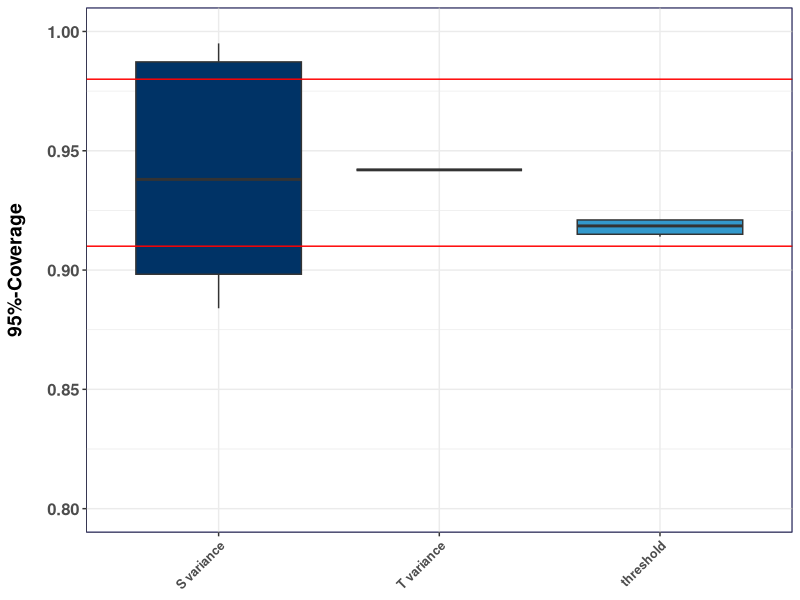
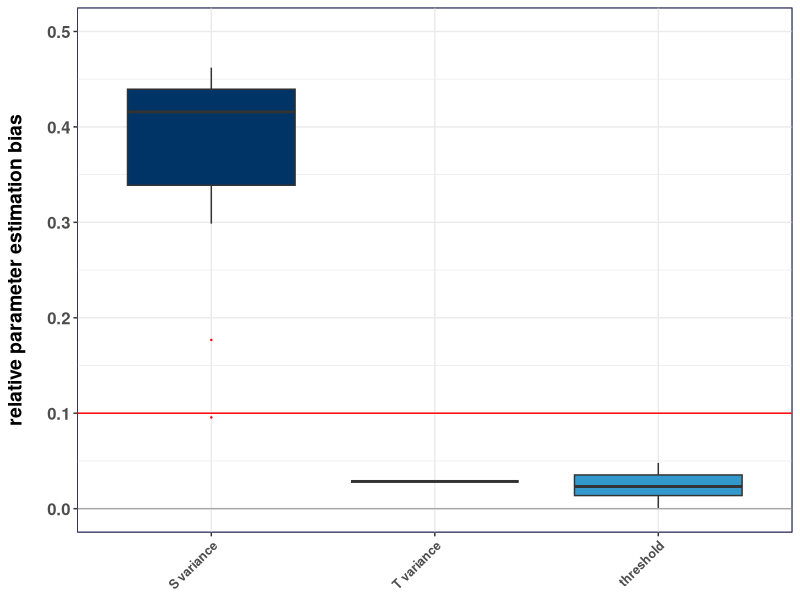
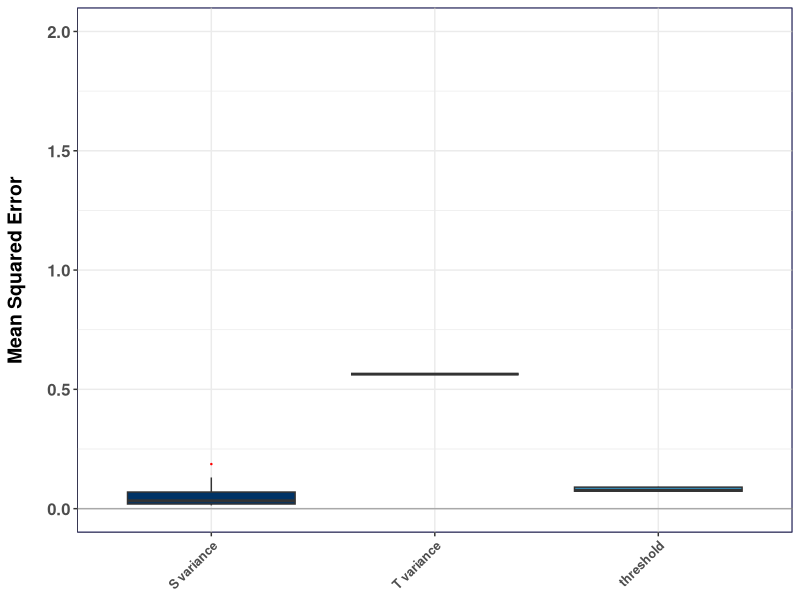
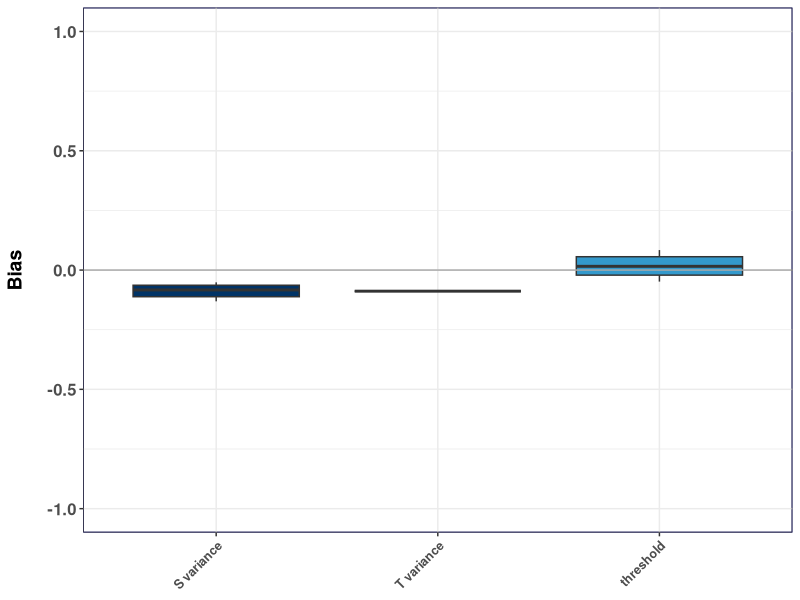
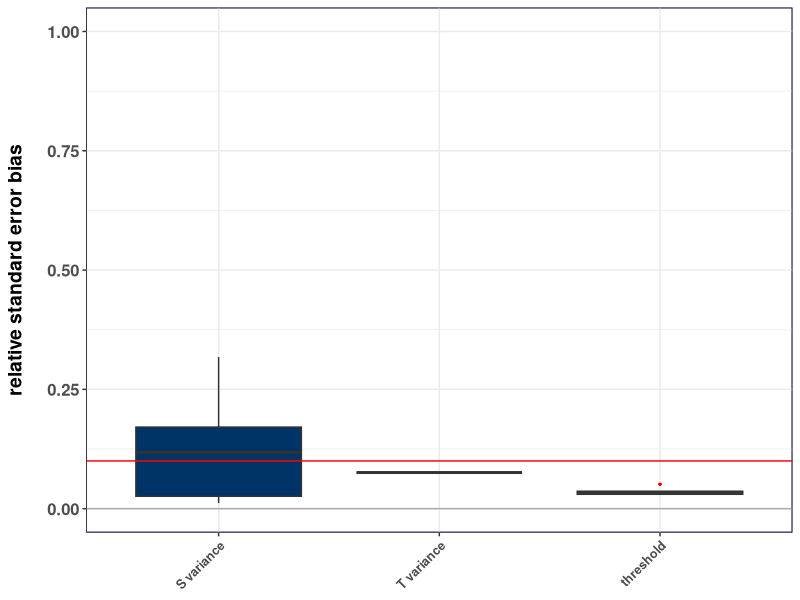

The R source for these figures, in order: (Note: this script raises an error after producing the figures.)
data <- read.table("Simulation_results_long.txt",sep="\t",header=TRUE)

library(psych)
library(car)
library(ggplot2)

data$model<-factor(data$files)
data$parameter <- factor(data$kind)

######## subsequently insert models 1 to 9:
levels(data$model)
levels(data$model)[9]

mod <- data[data$model == levels(data$model)[1],]
mod <- data[data$model == levels(data$model)[2],]
mod <- data[data$model == levels(data$model)[3],]
mod <- data[data$model == levels(data$model)[4],]
mod <- data[data$model == levels(data$model)[5],]
mod <- data[data$model == levels(data$model)[6],]
mod <- data[data$model == levels(data$model)[7],]
mod <- data[data$model == levels(data$model)[8],]
mod <- data[data$model == levels(data$model)[9],]

############# Boxplots (across all parameters per condition)

p1 <- ggplot(mod, aes(x=parameter,y=cover_95, fill = parameter)) + 
  geom_boxplot(outlier.colour="red", #outlier.shape=8,
               outlier.size=0.2,notch=F) + 
  scale_fill_manual(values=c("#003366", "#006699","#3399CC","#99CCFF","#CCFFFF"))+
  theme_bw()+
  theme(strip.text.x = element_text(size=12,face="bold"),
        strip.text.y = element_text(size=12, face="bold",angle=90),
        strip.background = element_rect(colour="darkblue"),  
        text = element_text(size=12),
        axis.text.x = element_text(size=9,face="bold", angle=45,hjust = 1),
        axis.text.y = element_text(size=12,face="bold"),
        axis.title.x = element_blank(),
        axis.title.y = element_text(face="bold",size=14,margin=margin(0,15,0,0)))+
  theme(panel.background = element_rect(colour = 'darkblue'))+
  ylab("95%-Coverage")+
  theme(plot.title = element_text(margin=margin(0,0,15,0),face="bold")) +
  theme(legend.key.size=unit(1.7,"lines")) + 
  geom_abline(intercept = .91, slope = 0,colour="red",size=0.5)+   
  geom_abline(intercept = .98, slope = 0,colour="red",size=0.5)+
  geom_abline(intercept = 0, slope = 0,colour="darkgrey",size=0.5)+
  coord_cartesian(ylim=c(.8,1))+
  theme(legend.position="none")


p2 <- ggplot(mod, aes(x=parameter,y=peb, fill = parameter)) + 
  geom_boxplot(outlier.colour="red", #outlier.shape=8,
               outlier.size=0.2,notch=F) + 
  scale_fill_manual(values=c("#003366", "#006699","#3399CC","#99CCFF","#CCFFFF"))+
  theme_bw()+
  theme(strip.text.x = element_text(size=12,face="bold"),
        strip.text.y = element_text(size=12, face="bold",angle=90),
        strip.background = element_rect(colour="darkblue"),  
        text = element_text(size=12),
        axis.text.x = element_text(size=9,face="bold", angle=45,hjust = 1),
        axis.text.y = element_text(size=12,face="bold"),
        axis.title.x = element_blank(),
        axis.title.y = element_text(face="bold",size=14,margin=margin(0,15,0,0)))+
  theme(panel.background = element_rect(colour = 'darkblue'))+
  ylab("relative parameter estimation bias")+
  theme(plot.title = element_text(margin=margin(0,0,15,0),face="bold")) +
  theme(legend.key.size=unit(1.7,"lines")) + 
  geom_abline(intercept = .1, slope = 0,colour="red",size=0.5)+
  geom_abline(intercept = 0, slope = 0,colour="darkgrey",size=0.5)+
  coord_cartesian(ylim=c(0,0.5))+
  theme(legend.position="none")

p3 <- ggplot(mod, aes(x=parameter,y=mse,fill=parameter)) + 
  geom_boxplot(outlier.colour="red", #outlier.shape=8,
               outlier.size=0.2,notch=F) + 
  scale_fill_manual(values=c("#003366", "#006699","#3399CC","#99CCFF","#CCFFFF"))+
  theme_bw()+
  theme(strip.text.x = element_text(size=12,face="bold"),
        strip.text.y = element_text(size=12, face="bold",angle=90),
        strip.background = element_rect(colour="darkblue"),  
        text = element_text(size=12),
        axis.text.x = element_text(size=9,face="bold", angle=45, hjust = 1),
        axis.text.y = element_text(size=12,face="bold"),
        axis.title.x = element_blank(),
        axis.title.y = element_text(face="bold",size=14,margin=margin(0,15,0,0)))+
  theme(panel.background = element_rect(colour = 'darkblue'))+
  ylab("Mean Squared Error")+
  theme(plot.title = element_text(margin=margin(0,0,15,0),face="bold")) +
  theme(legend.key.size=unit(1.7,"lines")) + 
  geom_abline(intercept = 0, slope = 0,colour="darkgrey",size=0.5)+
  coord_cartesian(ylim=c(0,2))+
  theme(legend.position="none")

p4 <- ggplot(mod, aes(x=parameter,y=bias,fill=parameter)) + 
  geom_boxplot(outlier.colour="red", #outlier.shape=8,
               outlier.size=0.2,notch=F) + 
  scale_fill_manual(values=c("#003366", "#006699","#3399CC","#99CCFF","#CCFFFF"))+
  theme_bw()+
  theme(strip.text.x = element_text(size=12,face="bold"),
        strip.text.y = element_text(size=12, face="bold",angle=90),
        strip.background = element_rect(colour="darkblue"),  
        text = element_text(size=12),
        axis.text.x = element_text(size=9,face="bold", angle=45,hjust = 1),
        axis.text.y = element_text(size=12,face="bold"),
        axis.title.x = element_blank(),
        axis.title.y = element_text(face="bold",size=14,margin=margin(0,15,0,0)))+
  theme(panel.background = element_rect(colour = 'darkblue'))+
  ylab("Bias")+
  theme(plot.title = element_text(margin=margin(0,0,15,0),face="bold")) +
  theme(legend.key.size=unit(1.7,"lines")) + 
  geom_abline(intercept = 0, slope = 0,colour="darkgrey",size=0.5)+
  coord_cartesian(ylim=c(-1,1))+
  theme(legend.position="none")

p5 <- ggplot(mod, aes(x=parameter,y=seb,fill=parameter)) + 
  geom_boxplot(outlier.colour="red", #outlier.shape=8,
               outlier.size=0.2,notch=F) + 
  scale_fill_manual(values=c("#003366", "#006699","#3399CC","#99CCFF","#CCFFFF"))+
  theme_bw()+
  theme(strip.text.x = element_text(size=12,face="bold"),
        strip.text.y = element_text(size=12, face="bold",angle=90),
        strip.background = element_rect(colour="darkblue"),  
        text = element_text(size=12),
        axis.text.x = element_text(size=9,face="bold", angle=45, hjust = 1),
        axis.text.y = element_text(size=12,face="bold"),
        axis.title.x = element_blank(),
         axis.title.y = element_text(face="bold",size=14,margin=margin(0,15,0,0)))+
  theme(panel.background = element_rect(colour = 'darkblue'))+
  ylab("relative standard error bias")+
  theme(plot.title = element_text(margin=margin(0,0,15,0),face="bold")) +
  theme(legend.key.size=unit(1.7,"lines")) + 
  geom_abline(intercept = .1, slope = 0,colour="red",size=0.5)+
  geom_abline(intercept = 0, slope = 0,colour="darkgrey",size=0.5)+
    coord_cartesian(ylim=c(0,1))+
  theme(legend.position="none")

grid.arrange(arrangeGrob(p1,p2, p3, p4, p5,ncol=5,widths=c(1/5,1/5, 1/5,1/5,1/5)))
